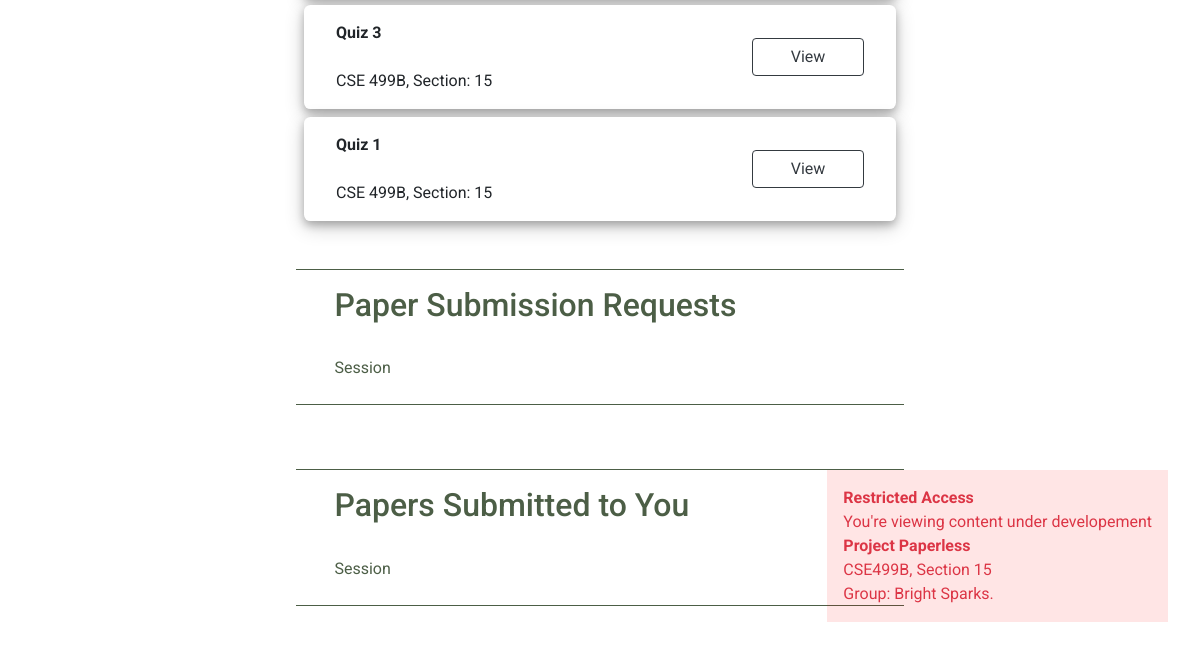
Page /dashboard/ (signed in, lower part) on the earlier database version.
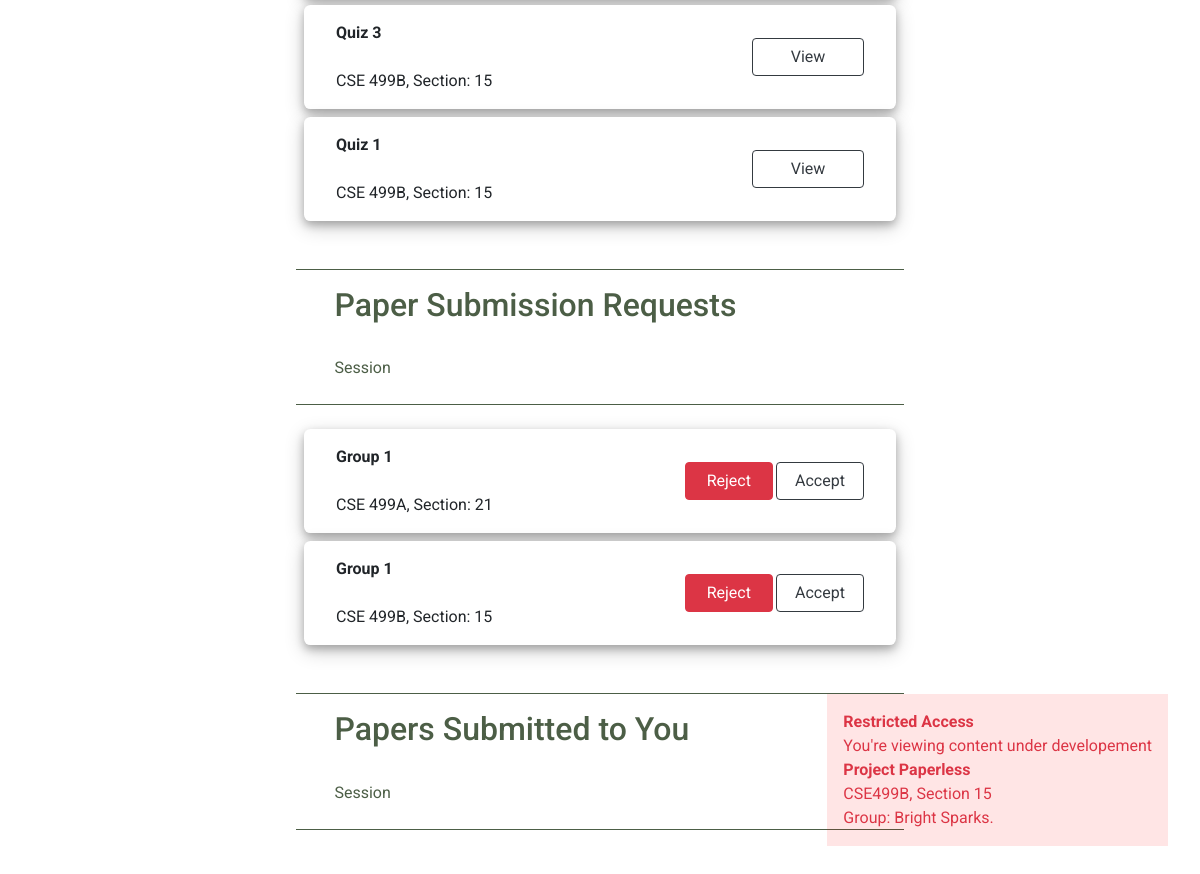
Same page on the later database version.
### classrooms/models.py (models this page shows, shortened)
class Quiz(models.Model):
    title = models.CharField(max_length=128)
    classroom = models.ForeignKey(Classroom, on_delete=models.CASCADE, related_name='quiz')
    students = models.ManyToManyField('users.User', related_name='quizzes', through='Performance')
    is_open = models.BooleanField(default=False)
    is_running = models.BooleanField(default=False)
    due_date = models.DateField()
    class Meta:
        constraints = [
            models.UniqueConstraint(fields=['classroom', 'title'], name='unique_quiz')
        ]

class Classroom(models.Model):
    id = models.CharField(max_length=128, primary_key=True)
    name = models.CharField(max_length=128)
    semester = models.CharField(max_length=12)
    course_code = models.CharField(max_length=30)
    section = models.IntegerField()
    students = models.ManyToManyField('users.User', related_name='class_room')
    instructor = models.ForeignKey('users.User', related_name='classroom', on_delete=models.CASCADE)
    class Meta:
        constraints = [
            models.UniqueConstraint(fields=['course_code', 'section', 'semester'], name='unique_classroom')
        ]

### learners/models.py (models this page shows, shortened)
class Group(models.Model):
    course_code = models.CharField(max_length=30)
    section = models.IntegerField()
    name = models.CharField(max_length=128)
    status = models.CharField(max_length=12)
    instructor = models.ForeignKey('users.User', related_name='submission_group', on_delete=models.CASCADE)
    members = models.ManyToManyField('users.User')
    class Meta:
        constraints = [
            models.UniqueConstraint(fields=['course_code', 'section', 'name'], name='unique_group')
        ]

### users/views.py (the view, shortened to what this page needs)
# urls.py: path('dashboard/', DashboardView.as_view(), name='dashboard'),
class DashboardView(UserViews):
    def teacher_view(self):
        return teacher_dashboard(self.request)

### educators/views.py (called while the page is built)
@login_required(login_url='users:login')
def dashboard(request):
    groups = request.user.submission_group.all()
    classrooms = request.user.classroom.all()
    quizzes = []
    papers = []
    paper_requests = []
    for group in groups:
        if group.status == 'ACCEPTED':
            for paper in group.document.all():
                papers.append(paper)
        elif group.status == 'REQUESTED':
            paper_requests.append(group)
    for classroom in classrooms:
        for quiz in classroom.quiz.all():
            quizzes.append(quiz)
    context = {
        'classrooms': classrooms,
        'quizzes': quizzes,
        'groups': groups,
        'papers': papers,
        'paper_requests': paper_requests
    }
    return render(request, 'educators/dashboard.html', context)

### project_paperless/utils.py (called while the page is built)
    @method_decorator(login_required(login_url='users:login'))
    def get(self, request):
        self.request = request
        return self.user_view()

    def user_view(self):
        if self.request.user.is_educator:
            return self.teacher_view()
        else:
            return self.student_view()

### templates/educators/dashboard.html (shortened to what this page needs)
{% extends 'layout.html' %}
{% block body %}
<div class="user_dashboard">
  <div class="dashboard container">
    <div class="area">
      <div class="card_container">
        {% for quiz in quizzes %}
          <div class="items_card items_card_fluid paper_list">
            <div class="items">
              <p>
                <strong>{{ quiz.title }}</strong>
                <br>
                <br>
                {{ quiz.classroom.course_code }},
                Section: {{ quiz.classroom.section }}
              </p>
              <div class="text-right">
                <a href="{% url 'classrooms:show_quiz' quiz.classroom.id quiz.id %}" class="btn btn-outline-dark">
                  View
                </a>
              </div>
            </div>
          </div>
        {% endfor %}
      </div>
    </div>
    <div class="area">
      <div class="area_header">
        <h2> Paper Submission Requests </h2>
        <br>
        <p>Session</p>
      </div>
      <div class="card_container">
        {% for group in paper_requests %}
          <div class="items_card items_card_fluid paper_list">
            <div class="items">
              <p>
                <strong>{{ group.name }}</strong>
                <br>
                <br>
                {{ group.course_code }},
                Section: {{ group.section }}
              </p>
              <div class="text-right paper_request_buttons">
                <a href="" class="btn btn-danger reject_request_buttons" group="{{ group.id }}">Reject</a>
                <a href="" class="btn btn-outline-dark accept_request_buttons" group="{{ group.id }}">Accept</a>
              </div>
            </div>
          </div>
        {% endfor %}
      </div>
    </div>
    <div class="area">
      <div class="area_header">
        <h2> Papers Submitted to You </h2>
        <br>
        <p>Session</p>
      </div>
    </div>
  </div>
</div>
{% load static %}
{% endblock %}

### templates/layout.html (shortened to what this page needs)
<!DOCTYPE html>
<html lang="en">
<head>
  <link rel="stylesheet" href="https://maxcdn.bootstrapcdn.com/bootstrap/4.3.1/css/bootstrap.min.css">
  {% load static %}
  <link rel="stylesheet" href="{% static 'style.css' %}">
</head>
<body class="{% block background_class %}{% endblock %}">
  <div class="text-danger" style="position: fixed; bottom: 2rem; right: 2rem; text-align: left;
        background-color: rgba(255, 0, 0, 0.1); padding: 1rem; z-index: 5;">
    <strong>Restricted Access</strong> <br>
    You're viewing content under developement <br>
    <strong>Project Paperless</strong> <br>
    CSE499B, Section 15 <br>
    Group: Bright Sparks.
  </div>
  {% block body %}
  {% endblock %}
</body>
</html>

### static/style.css (style rules this page uses)
body { margin: 0; padding: 0; font-family: 'Roboto', sans-serif; }
.user_dashboard { position: relative; width: 100%; min-height: 100vh; padding-top: 3.5rem; }
.user_dashboard .dashboard { display: flex; flex-wrap: wrap; justify-content: center; padding-top: 1rem; }
.user_dashboard .container { max-width: 1275px; padding-left: 0; padding-right: 0; }
.dashboard .area { width: 38rem; margin: 1rem 0.5%; padding-bottom: 1rem; }
.dashboard .area_header { width: 100%; padding: 1rem 2.4rem 0.5rem 2.4rem; margin-bottom: 1rem; border-top: 1px solid rgb(76, 94, 70); border-bottom: 1px solid rgb(76, 94, 70); color: rgb(76, 94, 70); }
.dashboard .card_container { display: flex; flex-wrap: wrap; justify-content: center; align-content: space-between; }
.dashboard .items_card, .dashboard .forms_card { width: 18rem; height: 20rem; background-color: white; box-shadow: 0 4px 8px 0 rgba(0, 0, 0, 0.25), 0 6px 20px 0 rgba(0, 0, 0, 0.20); border-radius: 0.4rem; padding: 2rem; margin: 0.5rem; }
.dashboard .items_card .items, .dashboard .forms_card .items { position: relative; width: 100%; height: 100%; }
.dashboard .items_card a, .dashboard .items_card button { width: 100%; }
.dashboard .items_card_fluid { position: relative; width: 100%; height: 6.5rem; margin-bottom: 0; padding-top: 1rem; padding-bottom: 1rem; }
.dashboard .items_card_fluid a { width: 7rem; margin-left: 2rem; display: inline-block; }
.items .text-right { position: absolute; height: 100%; display: flex; align-items: center; right: 0; top: 0; }
.user_dashboard .paper_request_buttons a { margin-left: 0.2rem; width: 5.5rem; }

Differences in the rows shown:
added Group: name "Group 1", course_code "CSE 499A", section "21"
added Group: name "Group 1", course_code "CSE 499B", section "15"
